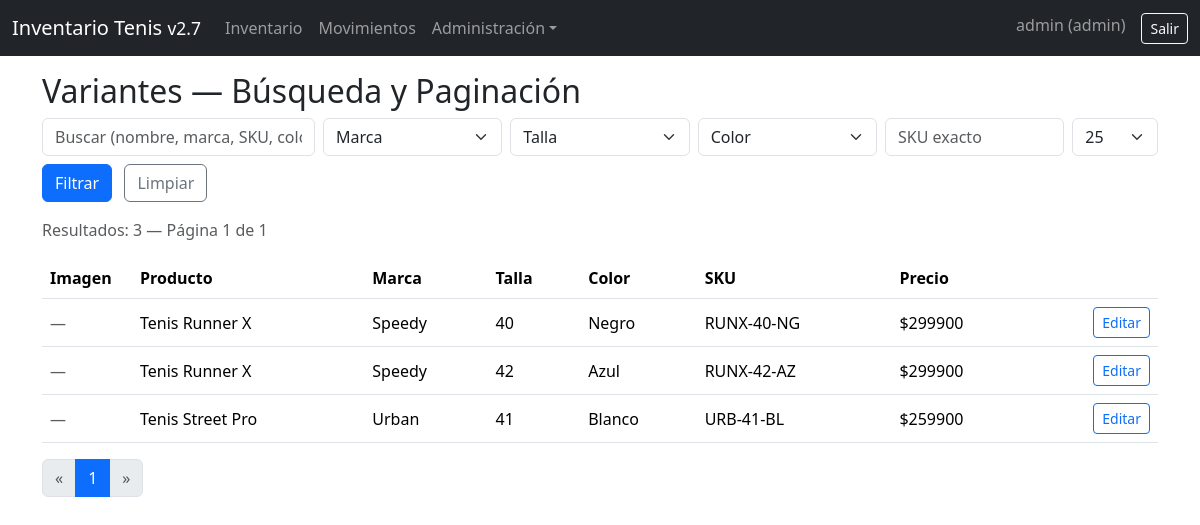
The app's page /variantes (signed in) with its own data.
### app.py (models this page shows)
class Usuario(UserMixin, db.Model):
    __tablename__ = 'usuarios'
    id = db.Column(db.Integer, primary_key=True)
    nombre = db.Column(db.String(150), unique=True, nullable=False)
    password = db.Column(db.String(150), nullable=False)
    rol = db.Column(db.String(50), nullable=False, default='vendedor')

class ProductoVariante(db.Model):
    __tablename__ = 'productos_variantes'
    id = db.Column(db.Integer, primary_key=True)
    base_id = db.Column(db.Integer, db.ForeignKey('productos_base.id'), nullable=False)
    talla = db.Column(db.String(20), nullable=False)
    color = db.Column(db.String(50))
    sku = db.Column(db.String(80), unique=True)
    precio = db.Column(db.Float, default=0)
    imagen_filename = db.Column(db.String(255))
    base = db.relationship('ProductoBase', back_populates='variantes')
    inventarios = db.relationship('Inventario', back_populates='variante', cascade="all, delete-orphan")
    movimientos = db.relationship('Movimiento', back_populates='variante')

class ProductoBase(db.Model):
    __tablename__ = 'productos_base'
    id = db.Column(db.Integer, primary_key=True)
    nombre = db.Column(db.String(200), nullable=False)
    marca = db.Column(db.String(120))
    descripcion = db.Column(db.Text)
    variantes = db.relationship('ProductoVariante', back_populates='base', cascade="all, delete-orphan")

### app.py (the view, shortened to what this page needs)
@app.route('/variantes')
@login_required
def variantes_list():
    q = request.args.get('q','').strip()
    marca = request.args.get('marca','').strip()
    talla = request.args.get('talla','').strip()
    color = request.args.get('color','').strip()
    sku = request.args.get('sku','').strip()
    page = max(1, request.args.get('page', default=1, type=int))
    per_page = min(200, max(5, request.args.get('per_page', default=25, type=int)))
    qry = db.session.query(ProductoVariante, ProductoBase).join(ProductoBase, ProductoVariante.base_id==ProductoBase.id)
    if marca:
        qry = qry.filter(func.lower(func.trim(func.coalesce(ProductoBase.marca, ''))) == norm_text(marca))
    if talla:
        qry = qry.filter(func.lower(func.trim(func.coalesce(ProductoVariante.talla, ''))) == norm_text(talla))
    if color:
        qry = qry.filter(func.lower(func.trim(func.coalesce(ProductoVariante.color, ''))) == norm_text(color))
    if sku:
        qry = qry.filter(func.lower(func.trim(func.coalesce(ProductoVariante.sku, ''))) == norm_text(sku))
    total = qry.count()
    items = (qry.order_by(ProductoBase.marca.nullsfirst(), ProductoBase.nombre, ProductoVariante.talla, ProductoVariante.color)
                .offset((page-1)*per_page).limit(per_page).all())
    total_pages = (total + per_page - 1)//per_page
    marcas = [m[0] for m in db.session.query(ProductoBase.marca).distinct().order_by(ProductoBase.marca).all() if m[0]]
    tallas = [t[0] for t in db.session.query(ProductoVariante.talla).distinct().order_by(ProductoVariante.talla).all() if t[0]]
    colores = [c[0] for c in db.session.query(ProductoVariante.color).distinct().order_by(ProductoVariante.color).all() if c[0]]
    return render_template('variantes_list.html', items=items, total=total, page=page, per_page=per_page,
                           total_pages=total_pages, q=q, marca=marca, talla=talla, color=color, sku=sku,
                           marcas=marcas, tallas=tallas, colores=colores)

### app.py (called while the page is built)
@login_manager.user_loader
def load_user(user_id):
    return Usuario.query.get(int(user_id))

### templates/variantes_list.html (shortened to what this page needs)
{% extends 'base.html' %}{% block content %}
<h2>Variantes — Búsqueda y Paginación</h2>
<form class="row g-2 mb-3" method="get">
  <div class="col-md-3"><input class="form-control" type="text" name="q" placeholder="Buscar (nombre, marca, SKU, color, talla)" value="{{ q }}"></div>
  <div class="col-md-2"><select class="form-select" name="marca"><option value="">Marca</option>{% for m in marcas %}<option value="{{ m }}" {% if marca==m %}selected{% endif %}>{{ m }}</option>{% endfor %}</select></div>
  <div class="col-md-2"><select class="form-select" name="talla"><option value="">Talla</option>{% for t in tallas %}<option value="{{ t }}" {% if talla==t %}selected{% endif %}>{{ t }}</option>{% endfor %}</select></div>
  <div class="col-md-2"><select class="form-select" name="color"><option value="">Color</option>{% for c in colores %}<option value="{{ c }}" {% if color==c %}selected{% endif %}>{{ c }}</option>{% endfor %}</select></div>
  <div class="col-md-2"><input class="form-control" type="text" name="sku" placeholder="SKU exacto" value="{{ sku }}"></div>
  <div class="col-md-1"><select class="form-select" name="per_page"><option {% if per_page==25 %}selected{% endif %}>25</option></select></div>
  <div class="col-md-12"><button class="btn btn-primary">Filtrar</button> <a class="btn btn-outline-secondary ms-2" href="{{ url_for('variantes_list') }}">Limpiar</a></div>
</form>
<p class="text-muted">Resultados: {{ total }} — Página {{ page }} de {{ total_pages }}</p>
<div class="table-responsive">
<table class="table table-hover align-middle">
  <thead><tr><th>Imagen</th><th>Producto</th><th>Marca</th><th>Talla</th><th>Color</th><th>SKU</th><th>Precio</th><th></th></tr></thead>
  <tbody>
  {% for v, b in items %}
    <tr>
      <td style="width:90px">{% if v.imagen_filename %}<img src="{{ url_for('static', filename='uploads/' ~ v.imagen_filename) }}" style="max-height:70px">{% else %}<span class="text-muted">—</span>{% endif %}</td>
      <td>{{ b.nombre }}</td>
      <td>{{ b.marca }}</td>
      <td>{{ v.talla }}</td>
      <td>{{ v.color }}</td>
      <td>{{ v.sku }}</td>
      <td>${{ '%.0f'|format(v.precio or 0) }}</td>
      <td class="text-end"><a class="btn btn-sm btn-outline-primary" href="{{ url_for('producto_variante_editar', variante_id=v.id) }}">Editar</a></td>
    </tr>
  {% endfor %}
  </tbody>
</table>
</div>
<nav aria-label="Paginación">
  <ul class="pagination">
    <li class="page-item {% if page==1 %}disabled{% endif %}"><a class="page-link" href="{{ url_for('variantes_list', q=q, marca=marca, talla=talla, color=color, sku=sku, per_page=per_page, page=page-1) }}">«</a></li>
    {% for p in range(1, total_pages+1) %}
      <li class="page-item {% if p==page %}active{% endif %}"><a class="page-link" href="{{ url_for('variantes_list', q=q, marca=marca, talla=talla, color=color, sku=sku, per_page=per_page, page=p) }}">{{ p }}</a></li>
    {% endfor %}
    <li class="page-item {% if page==total_pages %}disabled{% endif %}"><a class="page-link" href="{{ url_for('variantes_list', q=q, marca=marca, talla=talla, color=color, sku=sku, per_page=per_page, page=page+1) }}">»</a></li>
  </ul>
</nav>
{% endblock %}

### templates/base.html (shortened to what this page needs)
<!doctype html>
<html lang="es"><head><meta charset="utf-8"><meta name="viewport" content="width=device-width, initial-scale=1"><title>Inventario Tenis</title>
<link href="https://cdn.jsdelivr.net/npm/bootstrap@5.3.2/dist/css/bootstrap.min.css" rel="stylesheet">
<script src="https://cdn.jsdelivr.net/npm/chart.js@4.4.0/dist/chart.umd.min.js"></script></head>
<body>
<nav class="navbar navbar-expand-lg bg-dark navbar-dark"><div class="container-fluid">
  <a class="navbar-brand" href="{{ url_for('index') }}">Inventario Tenis <small>v2.7</small></a>
  <div class="collapse navbar-collapse" id="nav">
    <ul class="navbar-nav me-auto">
      <li class="nav-item"><a class="nav-link" href="{{ url_for('inventario_view') }}">Inventario</a></li>
      <li class="nav-item"><a class="nav-link" href="{{ url_for('movimientos_list') }}">Movimientos</a></li>
      {% if current_user.is_authenticated and current_user.rol=='admin' %}
      <li class="nav-item dropdown"><a class="nav-link dropdown-toggle" data-bs-toggle="dropdown" href="#">Administración</a>
        </li>
      {% endif %}
    </ul>
    <ul class="navbar-nav">
      {% if current_user.is_authenticated %}
        <li class="nav-item"><span class="navbar-text me-3">{{ current_user.nombre }} ({{ current_user.rol }})</span></li>
        <li class="nav-item"><a class="btn btn-sm btn-outline-light" href="{{ url_for('logout') }}">Salir</a></li>
      {% else %}
        <li class="nav-item"><a class="btn btn-sm btn-outline-light" href="{{ url_for('login') }}">Entrar</a></li>
      {% endif %}
    </ul>
  </div>
</div></nav>
<div class="container py-3">
  {% block content %}{% endblock %}
</div>
</body></html>

### records on screen
Usuario: nombre "admin", rol "admin"
ProductoVariante: nombre "Tenis Runner X", marca "Speedy", talla "40", color "Negro", sku "RUNX-40-NG", precio "299900"
ProductoVariante: nombre "Tenis Runner X", marca "Speedy", talla "42", color "Azul", sku "RUNX-42-AZ", precio "299900"
ProductoVariante: nombre "Tenis Street Pro", marca "Urban", talla "41", color "Blanco", sku "URB-41-BL", precio "259900"

### other values on screen
{{ total }} "3"
{{ page }} "1"
{{ total_pages }} "1"
{{ p }} "1"
